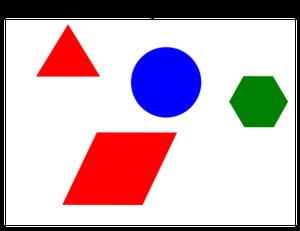
#> input picture optiShape/shapes3.png, 300 x 231 px
$ python countour1.py
#> lines starting #> are read from the running program, lines starting #| are printed output that depends on the picture; after the words box and inside, x2 and y2 are one past the last pixel; in counts of white or black regions, pixels touching at a corner belong together
import cv2
import numpy as np

# Load the image
image = cv2.imread('shapes3.png')
#> image is the input picture: shape (231, 300, 3); mean B, G, R 185.7, 175.6, 199

# Convert the image to grayscale
gray = cv2.cvtColor(image, cv2.COLOR_BGR2GRAY)
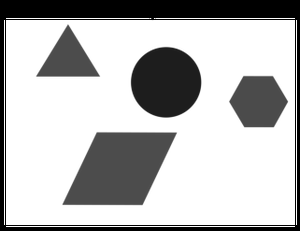
#> gray: shape (231, 300); min 0, max 255, mean 183.7

# Apply thresholding or Canny edge detection to highlight the shapes
ret, thresh = cv2.threshold(gray, 127, 255, cv2.THRESH_BINARY)
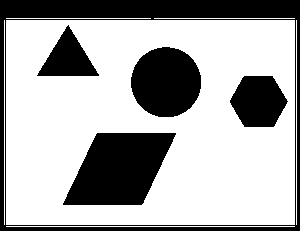
#> thresh: shape (231, 300); 67.5% white; 5 black regions

# Find contours in the thresholded image
contours, hierarchy = cv2.findContours(thresh, cv2.RETR_EXTERNAL, cv2.CHAIN_APPROX_SIMPLE)
#> contours = 6 contours, 5 with area under 20; largest, box (x1, y1, x2, y2) and area: (6, 20, 295, 225) 58752

# Iterate over each contour and draw it on the image
for contour in contours:
    # Draw the contour on the image (using green color and thickness 2)
    cv2.drawContours(image, [contour], -1, (0, 255, 0), 2)  # Green contours with thickness of 2
#> this loop made 6 passes
#> contour on passes 1 to 6: [[6, 226], [294, 226]], [[296, 20], [296, 224]], [[6, 20], [6, 224], [294, 224], [294, 20]], [[4, 20], [4, 224]], [[154, 18], [294, 18]], [[6, 18], [150, 18]]
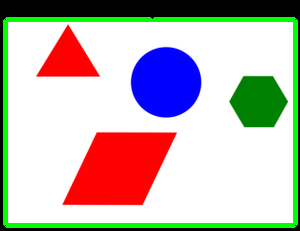
#> image: shape (231, 300, 3); 7.11% of pixels changed, all inside (x1, y1, x2, y2) = (3, 17, 298, 228)

# Display the image with contours
cv2.imshow('Image with Contours', image)

# Wait for a key press and close the window
cv2.waitKey(0)
cv2.destroyAllWindows()
